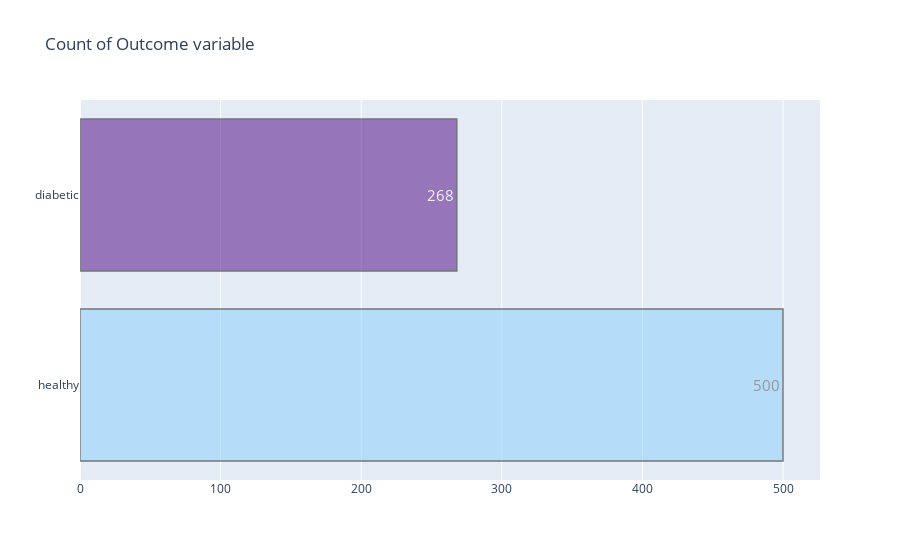
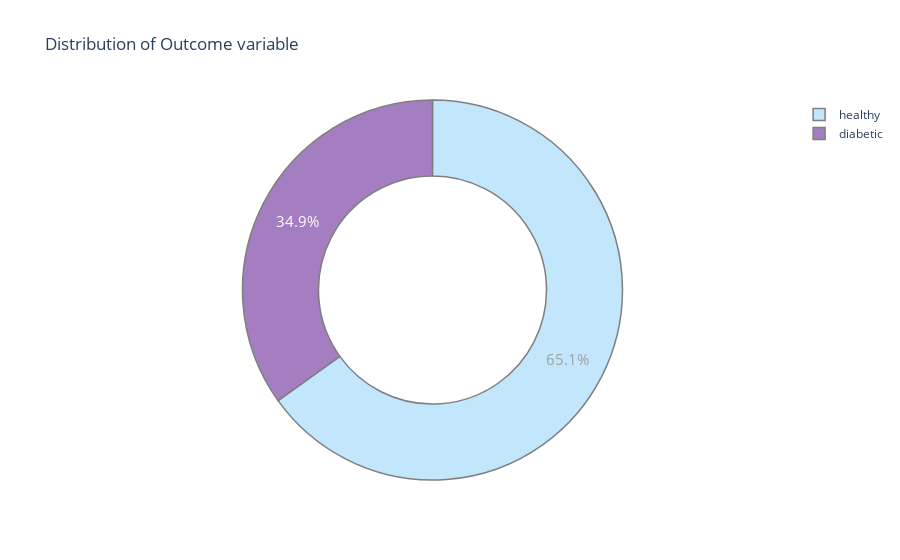

The notebook cell these images were saved under, in order:
### Code cell
target_count()
target_per()

### Figure 1 — Plotly figure (JSON) as saved in the notebook; plotly's stock layout.template omitted (floating-point values rounded to 4 significant figures)
{"data": [{"marker": {"color": ["lightskyblue", " indigo"], "line": {"color": "#000000", "width": 1.5}}, "opacity": 0.5, "orientation": "h", "text": ["500", "268"], "textfont": {"size": 15}, "textposition": "auto", "type": "bar", "x": [500, 268], "y": ["healthy", "diabetic"]}], "layout": {"title": {"text": "Count of Outcome variable"}}}

### Figure 2 — Plotly figure (JSON) as saved in the notebook; plotly's stock layout.template omitted (floating-point values rounded to 4 significant figures)
{"data": [{"hole": 0.6, "labels": ["healthy", "diabetic"], "marker": {"colors": ["lightskyblue", "indigo"], "line": {"color": "#000000", "width": 1.5}}, "opacity": 0.5, "textfont": {"size": 15}, "type": "pie", "values": [500, 268]}], "layout": {"title": {"text": "Distribution of Outcome variable"}}}
